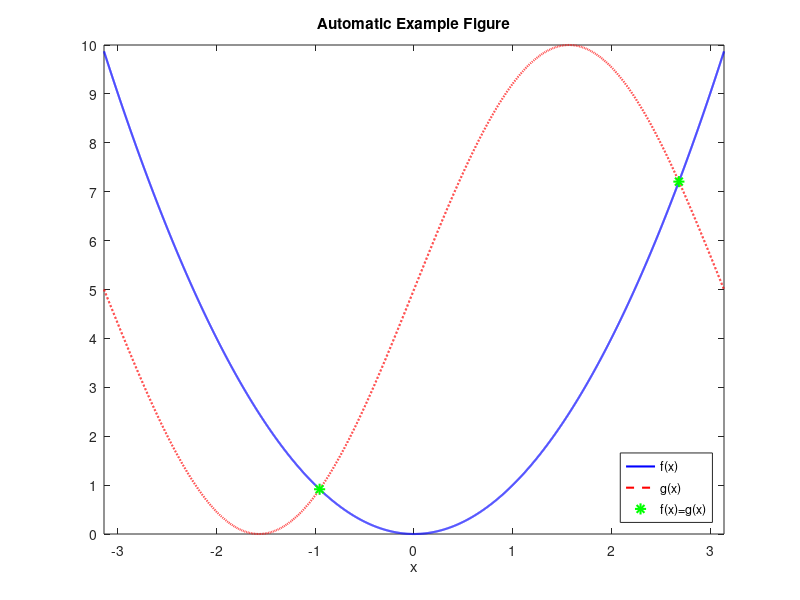

MATLAB code to generate this figure:
% The new defaults will not take effect if there are any open figures. To
% use them, we close all figures, and then repeat the first example.
close all;
clear all;

% Defaults for this blog post
width = 5.04;     % Width in inches
height = 3.78;    % Height in inches
alw = 0.75;    % AxesLineWidth
fsz = 11;      % Fontsize
lw = 1.5;      % LineWidth
msz = 8;       % MarkerSize

f = @(x) x.^2;
g = @(x) 5*sin(x)+5;
dmn = -pi:0.001:pi;
xeq = dmn(abs(f(dmn) - g(dmn)) < 0.002);

%%
% % The properties we've been using in the figures
set(0,'defaultLineLineWidth',lw);   % set the default line width to lw
set(0,'defaultLineMarkerSize',msz); % set the default line marker size to msz

% Set the default Size for display
defpos = get(0,'defaultFigurePosition');
set(0,'defaultFigurePosition', [defpos(1) defpos(2) width*100, height*100]);

% Set the defaults for saving/printing to a file
set(0,'defaultFigureInvertHardcopy','on'); % This is the default anyway
set(0,'defaultFigurePaperUnits','inches'); % This is the default anyway
defsize = get(gcf, 'PaperSize');
left = (defsize(1)- width)/2;
bottom = (defsize(2)- height)/2;
defsize = [left, bottom, width, height];
set(0, 'defaultFigurePaperPosition', defsize);

% Now we repeat the first example but do not need to include anything
% special beyond manually specifying the tick marks.
figure(1); clf;
plot(dmn,f(dmn),'b-',dmn,g(dmn),'r--',xeq,f(xeq),'g*');
xlim([-pi pi]);
legend('f(x)', 'g(x)', 'f(x)=g(x)', 'Location', 'SouthEast');
xlabel('x');
title('Automatic Example Figure');
% set(gca,'XTick',-2:0); %<- Still need to manually specific tick marks
set(gca,'YTick',0:10); %<- Still need to manually specific tick marks

%%
% figure('Units','inches',...
%         'Position',[0 0 width height],...
%         'PaperPositionMode','auto');
% 
% t = 0:.1:4*pi;
% y = sin(t);
% plot(t,y)
% xlabel('Time(s)')
% ylabel('y(t)')
% title('Sin function')
% legend('y=sin(t)')    
%     
% axis([0 t(end) -1.5 1.5])
% set(gca,...
% 'Units','normalized',...
% 'YTick',-1.5:.5:1.5,...
% 'XTick',0:t(end)/4:t(end),...
% 'Position',[.15 .2 .75 .7],...
% 'FontUnits','points',...
% 'FontWeight','normal',...
% 'FontSize',9,...
% 'FontName','Times')
 
    